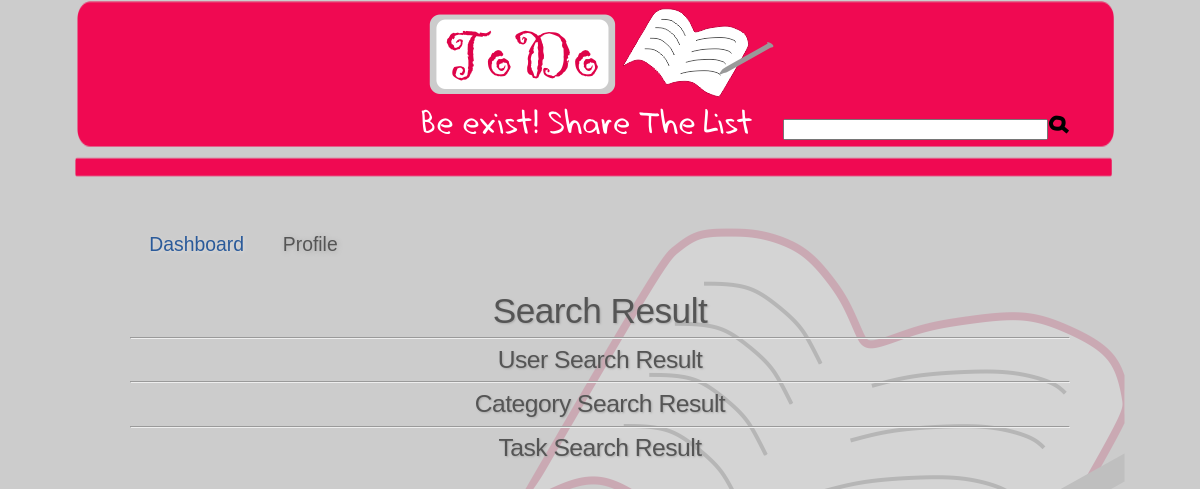
The page /search-result.php on the database as committed earlier.
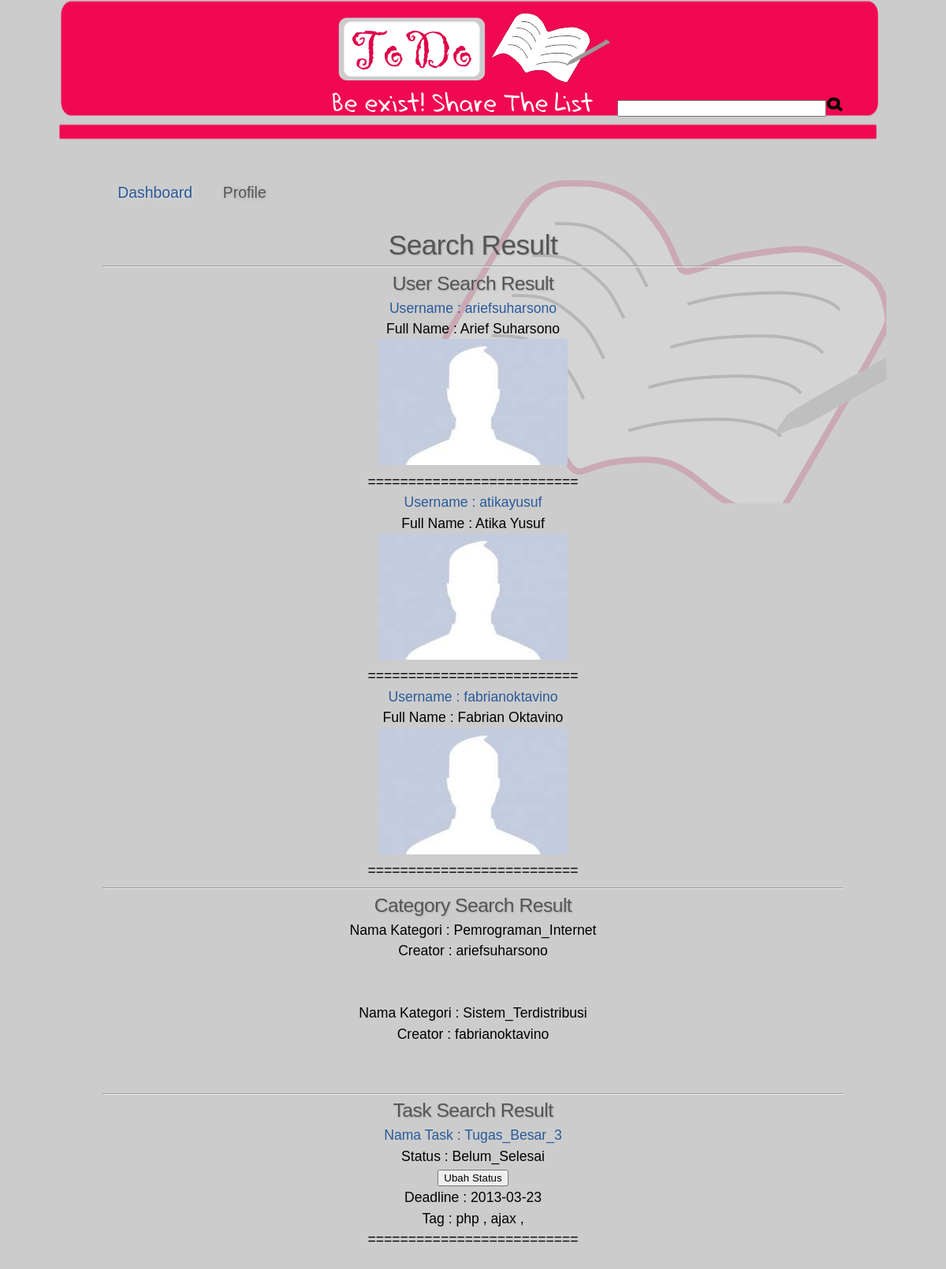
The same page on the database as committed later.
### tables this page shows
CREATE TABLE IF NOT EXISTS `user` (
  `username` varchar(30) NOT NULL,
  `email` varchar(40) NOT NULL,
  `fullname` varchar(50) NOT NULL,
  `avatar` varchar(30) NOT NULL,
  `tanggalLahir` date NOT NULL,
  `password` varchar(20) NOT NULL,
  PRIMARY KEY (`username`)
);

CREATE TABLE IF NOT EXISTS `kategori` (
  `namaKategori` varchar(50) NOT NULL,
  `creatorKategoriName` varchar(30) NOT NULL,
  PRIMARY KEY (`namaKategori`),
  KEY `creatorKategoriName` (`creatorKategoriName`)
);

CREATE TABLE IF NOT EXISTS `task` (
  `namaTask` varchar(50) NOT NULL,
  `deadline` date NOT NULL,
  `status` varchar(20) NOT NULL,
  `creatorTaskName` varchar(30) NOT NULL,
  `namaKategori` varchar(50) NOT NULL,
  `jumlahKomentar` int(11) NOT NULL,
  PRIMARY KEY (`namaTask`),
  KEY `namaKategori` (`namaKategori`),
  KEY `creatorTaskName` (`creatorTaskName`)
);

CREATE TABLE IF NOT EXISTS `tagging` (
  `namaTask` varchar(50) NOT NULL,
  `tag` varchar(50) NOT NULL,
  KEY `namaTask` (`namaTask`)
);

### search-result.php (the view, shortened to what this page needs)
<!DOCTYPE html>
<html dir="ltr" lang="en-US">
    <head>
        <link rel="stylesheet" type="text/css" media="all" href="css.css" />
    </head>
    <body>
        <header>
            <div id="tes">
                <br></br>
                <h1 id="logo"><a href="dashboard.php"><img src="images/logo2.png"/></a>
                    <input name="search" size="30" type="text" maxlength="20"><img src="images/search-icon.png"/>
            </div>
        </header>
        <div id="page" >
            <header id="branding">
                <nav id="access" role="navigation">
                    <ul class="menu">
                        <li class="menu-item"><a href="dashboard.php">Dashboard</a></li>
                        <li class="menu-item current_page_item"><a href="profil.php">Profile</a></li>
                    </ul>
                </nav>
            </header>
            <div align="center">
                <h1>Search Result</h1>
                <?php
                $con = connectDatabase();
                $search = $_GET["searchquery"];
                $filter = $_GET["filtersearch"];
                if ($filter == 1 || $filter==0) {
                    $result = mysqli_query($con, "SELECT * FROM user
			WHERE username LIKE '%$search%'");
                    echo "<hr>";
                    echo "<h4>User Search Result</h4>";
                    while ($row = mysqli_fetch_array($result)) {
                        echo '<a href=viewprofile.php?user='.$row['username'].">"."Username : " . $row['username']."</a>";
                        echo "<br>";
                        echo "Full Name : " . $row['fullname'];
                        echo "<br>";
                        echo '<img src="' . $row['avatar'] . '">';
                        echo "<br>";
                        echo "==========================<br>";
                    }
                }
                if ($filter == 2 || $filter==0) {
                    $result = mysqli_query($con, "SELECT * FROM kategori
			WHERE namaKategori LIKE '%$search%'");
                    echo "<hr>";
                    echo "<h4>Category Search Result</h4>";
                    while ($row = mysqli_fetch_array($result)) {
                        echo "Nama Kategori : " . $row['namaKategori'];
                        echo "<br>Creator : " . $row['creatorKategoriName'];
                        echo "<br><br>";
                        echo "<br>";
                    }
                }
                if ($filter == 3 || $filter==0) {
                    $result = mysqli_query($con, "SELECT * FROM task
			WHERE namaTask LIKE '%$search%'");
                    echo "<hr>";
                    echo "<h4>Task Search Result</h4>";
                    while ($row = mysqli_fetch_array($result)) {
                        echo '<a href="viewtask.php?nama='.$row['namaTask']. '">Nama Task : ' . $row['namaTask']."</a>";
                        echo "<br> Status : " . $row['status'];
                        echo '<br><a href="changetaskstatus.php?searchquery='.$search.'&filter='.$filter.'&task='.$row['namaTask'].'"><input type="button" value="Ubah Status">'."</a>";
                        echo "<br> Deadline : " . $row['deadline'];
                        echo "<br>";
                        $nmt = $row['namaTask'];
                        $result2 = mysqli_query($con, "SELECT * FROM tagging
			WHERE namaTask='$nmt'");
                        echo "Tag : ";
                        while ($row = mysqli_fetch_array($result2)) {
                            echo $row['tag']." , ";
                        }
                        echo "<br>==========================<br>";
                    }
                }
                ?>
            </div>
        </div>
    </body>
</html>

### css.css (style rules this page uses)
body { background:#CCCCCC center top no-repeat; font:110% 'Maven Pro',Dadhand,sans-serif; padding:15px; background-image: url('images/back2.png'); background-position: absolute border: 0.5px solid blue; }
a { color:#2a5a9a; text-decoration:none; font-weight:400; }
header { margin:50 50 10px; }
nav { margin:0 0 20px 0; }
#page { display:block; width:940px; margin:0 auto 15px auto; line-height:1.5em; padding-top:30px; }
#tes { width:70%; height:150px; border-radius: 30px; margin:auto; }
h1,h2,h3,h4,h5,h6 { font-weight:400;color:#555;letter-spacing:-.5px;line-height:1em;margin:0 0 5px;padding:0;text-shadow:#aaa 1px 1px 2px; }
h1 a, h2 a, h3 a, h4 a, h5 a, h6 a { font-weight:400; }
h1 { font-size:2.0em; }
h4 { font-size:1.4em; }
#logo { position: absolute;top: 1%; left: 35% }
#access { display:block;float:left;margin:0 auto 20px;width:100%;text-align:left; }
#access ul { list-style:none;margin:0;padding-left:0; }
#access li { float:left;position:relative; }
#access a { display:block;line-height:3em;font-size:1.10em;font-weight:400;padding:0 1em;text-decoration:none;text-shadow:#ddd 1px 1px 3px; }
#access .current_page_item a { color:#555; text-shadow:#aaa 1px 1px 5px; }
a img { border:none; }

Rows that differ between the two databases and show on the page:
added user: username "ariefsuharsono", fullname "Arief Suharsono", avatar (placeholder picture)
added user: username "atikayusuf", fullname "Atika Yusuf", avatar (placeholder picture)
added user: username "fabrianoktavino", fullname "Fabrian Oktavino", avatar (placeholder picture)
added kategori: namaKategori "Pemrograman_Internet", creatorKategoriName "ariefsuharsono"
added kategori: namaKategori "Sistem_Terdistribusi", creatorKategoriName "fabrianoktavino"
added task: namaTask "Tugas_Besar_3", status "Belum_Selesai", deadline "2013-03-23"
added tagging: tag "php"
added tagging: tag "ajax"
